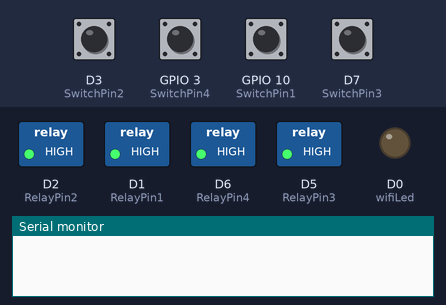
This sketch was run on a simulated ESP8266 (NodeMCU). On the bench: switched loads named in the sketch (green lamp = pin HIGH), output pins drawn as LEDs (lit = HIGH), the last lines printed to the serial monitor. The test bench sets the inputs (shaded band); at power-on: D3 (SwitchPin2), D7 (SwitchPin3), GPIO 3 (SwitchPin4), GPIO 10 (SwitchPin1) HIGH. WiFi joins after 1.5 s; servers stay silent unless stated; EEPROM starts erased.

Above: at 3.0 s.
3.1 s: D3 (SwitchPin2) pulled LOW for 0.15 s
At 3.17 s:
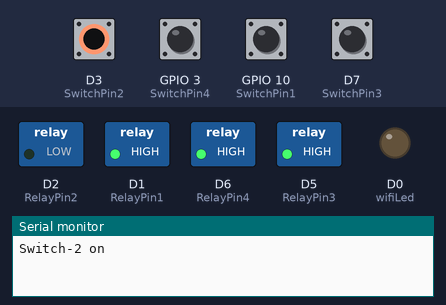
4.7 s: GPIO 3 (SwitchPin4) pulled LOW for 0.15 s
At 4.77 s:
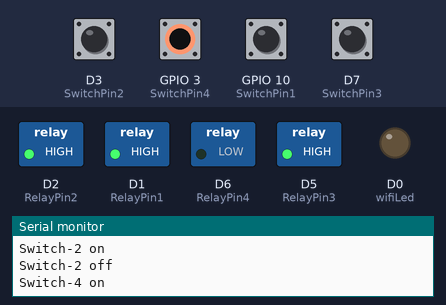
6.3 s: GPIO 10 (SwitchPin1) pulled LOW for 0.15 s
At 6.37 s:
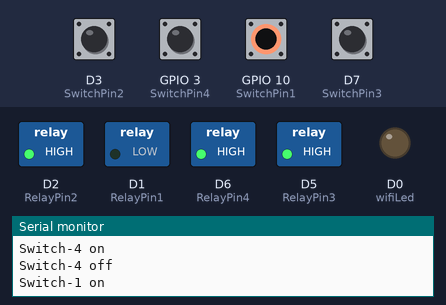
7.9 s: D7 (SwitchPin3) pulled LOW for 0.15 s
At 7.97 s:
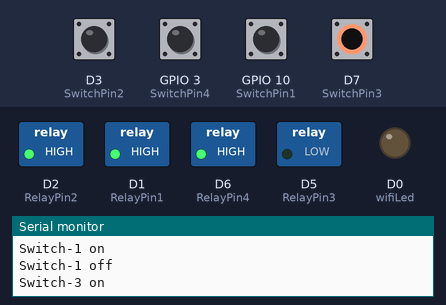
9.5 s: D3 (SwitchPin2) driven LOW and GPIO 3 (SwitchPin4) driven LOW
At 10.3 s:
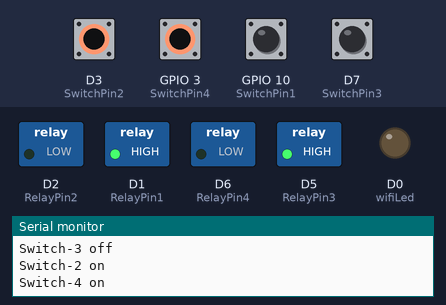
11.0 s: GPIO 10 (SwitchPin1) pulled LOW for 1 s
At 11.4 s:
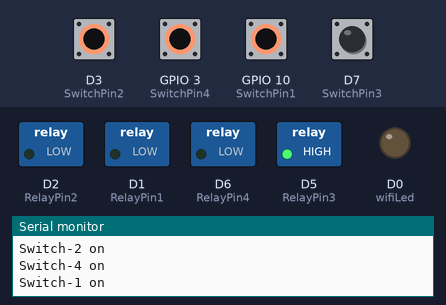
Timing chart, 0 to 14.0 s (numbered marks = the images above; inputs shaded):
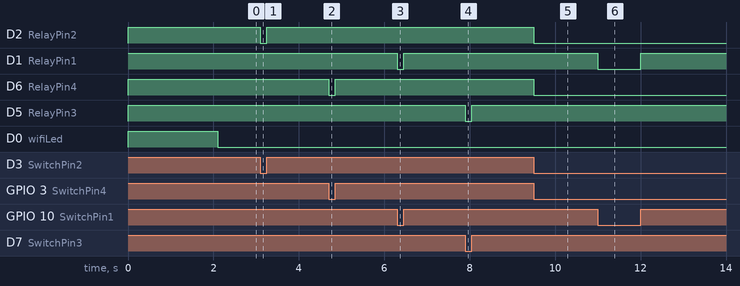

Measured:
- after the input at 3.1 s, D2 (RelayPin2): HIGH → LOW at once, → HIGH 0.15 s later
- after the input at 4.7 s, D6 (RelayPin4): HIGH → LOW at once, → HIGH 0.15 s later
- after the input at 6.3 s, D1 (RelayPin1): HIGH → LOW at once, → HIGH 0.15 s later
- after the input at 7.9 s, D5 (RelayPin3): HIGH → LOW at once, → HIGH 0.15 s later
- after the input at 9.5 s, D2 (RelayPin2), D6 (RelayPin4): HIGH → LOW at once
- after the input at 11.0 s, D1 (RelayPin1): HIGH → LOW at once, → HIGH 1.0 s later

The sketch:

finalcodehomeauto.ino
```cpp
/**********************************************************************************
 *  TITLE: Blynk + Manual Switch (latched) + IR + DHT11 control 4 Relays using NodeMCU (store last GPIO state + Real time feedback + no WiFi control)
 *  Click on the following links to learn more.
 *  YouTube Video: https://youtu.be/WqQZpOQB1AE
 *  Related Blog : https://iotcircuithub.com/nodemcu-iot-project-save-last-gpio-state/
 *  by Tech StudyCell
 *  Preferences--> Aditional boards Manager URLs :
 *  https://dl.espressif.com/dl/package_esp32_index.json, http://arduino.esp8266.com/stable/package_esp8266com_index.json
 *
 *  Download Board ESP8266 NodeMCU : https://github.com/esp8266/Arduino
 *
 *  Download the libraries
 *  Blynk Library (1.1.0):  https://github.com/blynkkk/blynk-library
 *  IRremote Library (3.6.1): https://github.com/Arduino-IRremote/Arduino-IRremote
 *  DHT Library (1.4.3): https://github.com/adafruit/DHT-sensor-library
 *  Preferences Library (2.0.0): https://github.com/vshymanskyy/Preferences
 **********************************************************************************/

/* Fill-in your Template ID (only if using Blynk.Cloud) */
#define BLYNK_TEMPLATE_ID "TMPL3PHNRIN5Z"
#define BLYNK_TEMPLATE_NAME "Quickstart Template"
#define BLYNK_AUTH_TOKEN "qs5SdwAvh0Wwoca0DGojj_SM3PHVtyJK"

// Your WiFi credentials.
// Set password to "" for open networks.
char ssid[] = "OPPO A16k";
char pass[] = "Sheetal19";


//#define BLYNK_PRINT Serial
#include <ESP8266WiFi.h>
#include <BlynkSimpleEsp8266.h>
#include <Preferences.h>
Preferences pref;


//#define DHTTYPE DHT22   // DHT 22, AM2302, AM2321
//#define DHTTYPE DHT21   // DHT 21, AM2301


// define the GPIO connected with Relays and switches
#define RelayPin1 5  //D1
#define RelayPin2 4  //D2
#define RelayPin3 14 //D5
#define RelayPin4 12//D6

#define SwitchPin1 10  //SD3
#define SwitchPin2 D3   //D3
#define SwitchPin3 13  //D7
#define SwitchPin4 3   //RX

#define wifiLed   16   //D0

//Change the virtual pins according the rooms
#define VPIN_BUTTON_1    V1
#define VPIN_BUTTON_2    V2
#define VPIN_BUTTON_3    V3
#define VPIN_BUTTON_4    V4

#define VPIN_BUTTON_C    V5

// Relay State
bool toggleState_1 = LOW; //Define integer to remember the toggle state for relay 1
bool toggleState_2 = LOW; //Define integer to remember the toggle state for relay 2
bool toggleState_3 = LOW; //Define integer to remember the toggle state for relay 3
bool toggleState_4 = LOW; //Define integer to remember the toggle state for relay 4

// Switch State
bool SwitchState_1 = LOW;
bool SwitchState_2 = LOW;
bool SwitchState_3 = LOW;
bool SwitchState_4 = LOW;

int wifiFlag = 0;


char auth[] = BLYNK_AUTH_TOKEN;

BlynkTimer timer;


// When App button is pushed - switch the state

BLYNK_WRITE(VPIN_BUTTON_1) {
  toggleState_1 = param.asInt();
  digitalWrite(RelayPin1, !toggleState_1);
  pref.putBool("Relay1", toggleState_1);
}

BLYNK_WRITE(VPIN_BUTTON_2) {
  toggleState_2 = param.asInt();
  digitalWrite(RelayPin2, !toggleState_2);
  pref.putBool("Relay2", toggleState_2);
}

BLYNK_WRITE(VPIN_BUTTON_3) {
  toggleState_3 = param.asInt();
  digitalWrite(RelayPin3, !toggleState_3);
  pref.putBool("Relay3", toggleState_3);
}

BLYNK_WRITE(VPIN_BUTTON_4) {
  toggleState_4 = param.asInt();
  digitalWrite(RelayPin4, !toggleState_4);
  pref.putBool("Relay4", toggleState_4);
}

BLYNK_WRITE(VPIN_BUTTON_C) {
  all_SwitchOff();
}

void all_SwitchOff(){
  toggleState_1 = 0; digitalWrite(RelayPin1, HIGH); pref.putBool("Relay1", toggleState_1); Blynk.virtualWrite(VPIN_BUTTON_1, toggleState_1); delay(100);
  toggleState_2 = 0; digitalWrite(RelayPin2, HIGH); pref.putBool("Relay2", toggleState_2); Blynk.virtualWrite(VPIN_BUTTON_2, toggleState_2); delay(100);
  toggleState_3 = 0; digitalWrite(RelayPin3, HIGH); pref.putBool("Relay3", toggleState_3); Blynk.virtualWrite(VPIN_BUTTON_3, toggleState_3); delay(100);
  toggleState_4 = 0; digitalWrite(RelayPin4, HIGH); pref.putBool("Relay4", toggleState_4); Blynk.virtualWrite(VPIN_BUTTON_4, toggleState_4); delay(100);
}
void checkBlynkStatus() { // called every 2 seconds by SimpleTimer

  bool isconnected = Blynk.connected();
  if (isconnected == false) {
    wifiFlag = 1;
    Serial.println("Blynk Not Connected");
    digitalWrite(wifiLed, HIGH);
  }
  if (isconnected == true) {
    wifiFlag = 0;
    digitalWrite(wifiLed, LOW);
    //Serial.println("Blynk Connected");
  }
}

BLYNK_CONNECTED() {
  // update the latest state to the server
  Blynk.virtualWrite(VPIN_BUTTON_1, toggleState_1);
  Blynk.virtualWrite(VPIN_BUTTON_2, toggleState_2);
  Blynk.virtualWrite(VPIN_BUTTON_3, toggleState_3);
  Blynk.virtualWrite(VPIN_BUTTON_4, toggleState_4);

}


void getRelayState()
{
  //Serial.println("reading data from NVS");
  toggleState_1 = pref.getBool("Relay1", 0);
  digitalWrite(RelayPin1, !toggleState_1);
  Blynk.virtualWrite(VPIN_BUTTON_1, toggleState_1);
  delay(200);
  toggleState_2 = pref.getBool("Relay2", 0);
  digitalWrite(RelayPin2, !toggleState_2);
  Blynk.virtualWrite(VPIN_BUTTON_2, toggleState_2);
  delay(200);
  toggleState_3 = pref.getBool("Relay3", 0);
  digitalWrite(RelayPin3, !toggleState_3);
  Blynk.virtualWrite(VPIN_BUTTON_3, toggleState_3);
  delay(200);
  toggleState_4 = pref.getBool("Relay4", 0);
  digitalWrite(RelayPin4, !toggleState_4);
  Blynk.virtualWrite(VPIN_BUTTON_4, toggleState_4);
  delay(200);
}

void manual_control()
{
  if (digitalRead(SwitchPin1) == LOW && SwitchState_1 == LOW) {
    digitalWrite(RelayPin1, LOW);
    toggleState_1 = HIGH;
    SwitchState_1 = HIGH;
    pref.putBool("Relay1", toggleState_1);
    Blynk.virtualWrite(VPIN_BUTTON_1, toggleState_1);
    Serial.println("Switch-1 on");
  }
  if (digitalRead(SwitchPin1) == HIGH && SwitchState_1 == HIGH) {
    digitalWrite(RelayPin1, HIGH);
    toggleState_1 = LOW;
    SwitchState_1 = LOW;
    pref.putBool("Relay1", toggleState_1);
Blynk.virtualWrite(VPIN_BUTTON_1, toggleState_1);
    Serial.println("Switch-1 off");
  }
  if (digitalRead(SwitchPin2) == LOW && SwitchState_2 == LOW) {
    digitalWrite(RelayPin2, LOW);
    toggleState_2 = HIGH;
    SwitchState_2 = HIGH;
    pref.putBool("Relay2", toggleState_2);
    Blynk.virtualWrite(VPIN_BUTTON_2, toggleState_2);
    Serial.println("Switch-2 on");
  }
  if (digitalRead(SwitchPin2) == HIGH && SwitchState_2 == HIGH) {
    digitalWrite(RelayPin2, HIGH);
    toggleState_2 = LOW;
    SwitchState_2 = LOW;
    pref.putBool("Relay2", toggleState_2);
    Blynk.virtualWrite(VPIN_BUTTON_2, toggleState_2);
    Serial.println("Switch-2 off");
  }
  if (digitalRead(SwitchPin3) == LOW && SwitchState_3 == LOW) {
    digitalWrite(RelayPin3, LOW);
    toggleState_3 = HIGH;
    SwitchState_3 = HIGH;
    pref.putBool("Relay3", toggleState_3);
    Blynk.virtualWrite(VPIN_BUTTON_3, toggleState_3);
    Serial.println("Switch-3 on");
  }
  if (digitalRead(SwitchPin3) == HIGH && SwitchState_3 == HIGH) {
    digitalWrite(RelayPin3, HIGH);
    toggleState_3 = LOW;
    SwitchState_3 = LOW;
    pref.putBool("Relay3", toggleState_3);
    Blynk.virtualWrite(VPIN_BUTTON_3, toggleState_3);
    Serial.println("Switch-3 off");
  }
  if (digitalRead(SwitchPin4) == LOW && SwitchState_4 == LOW) {
    digitalWrite(RelayPin4, LOW);
    toggleState_4 = HIGH;
    SwitchState_4 = HIGH;
    pref.putBool("Relay4", toggleState_4);
    Blynk.virtualWrite(VPIN_BUTTON_4, toggleState_4);
    Serial.println("Switch-4 on");
  }
  if (digitalRead(SwitchPin4) == HIGH && SwitchState_4 == HIGH) {
    digitalWrite(RelayPin4, HIGH);
    toggleState_4 = LOW;
    SwitchState_4 = LOW;
    pref.putBool("Relay4", toggleState_4);
    Blynk.virtualWrite(VPIN_BUTTON_4, toggleState_4);
    Serial.println("Switch-4 off");
  }
}

void setup()
{
  Serial.begin(9600);
  //Open namespace in read-write mode
  pref.begin("Relay_State", false);

  pinMode(RelayPin1, OUTPUT);
  pinMode(RelayPin2, OUTPUT);
  pinMode(RelayPin3, OUTPUT);
  pinMode(RelayPin4, OUTPUT);

  pinMode(wifiLed, OUTPUT);

  pinMode(SwitchPin1, INPUT_PULLUP);
  pinMode(SwitchPin2, INPUT_PULLUP);
  pinMode(SwitchPin3, INPUT_PULLUP);
  pinMode(SwitchPin4, INPUT_PULLUP);

  //During Starting all Relays should TURN OFF
  digitalWrite(RelayPin1, !toggleState_1);
  digitalWrite(RelayPin2, !toggleState_2);
  digitalWrite(RelayPin3, !toggleState_3);
  digitalWrite(RelayPin4, !toggleState_4);


  digitalWrite(wifiLed, HIGH);

  //Blynk.begin(auth, ssid, pass);
  WiFi.begin(ssid, pass);
  timer.setInterval(2000L, checkBlynkStatus); // check if Blynk server is connected every 2 seconds
  Blynk.config(auth);
  delay(1000);

  getRelayState(); // Get the last state of Relays

  Blynk.virtualWrite(VPIN_BUTTON_1, toggleState_1);
  Blynk.virtualWrite(VPIN_BUTTON_2, toggleState_2);
  Blynk.virtualWrite(VPIN_BUTTON_3, toggleState_3);
  Blynk.virtualWrite(VPIN_BUTTON_4, toggleState_4);
}

void loop()
{
  manual_control();
  Blynk.run();
  timer.run();
}
```
